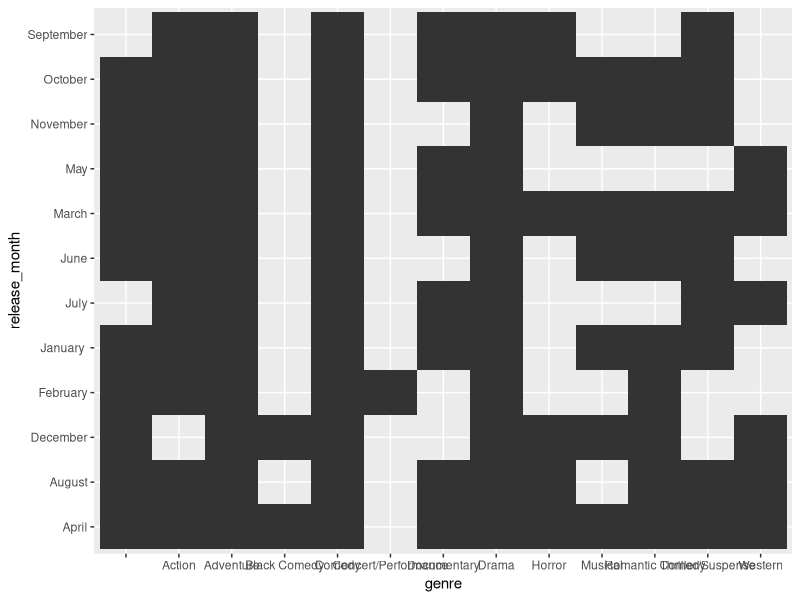

The R script that drew this image:
## ---- chunk 1
library(tidyverse)
read.csv("disney_movies_total_gross.csv", sep=";")
df <- read.csv("disney_movies_total_gross.csv", sep=";")
release_month <- df$release_month
genre<- df$genre
## ---- chunk 2
library(ggplot2)
ggplot(df, aes(genre, release_month)) +
  geom_tile()
